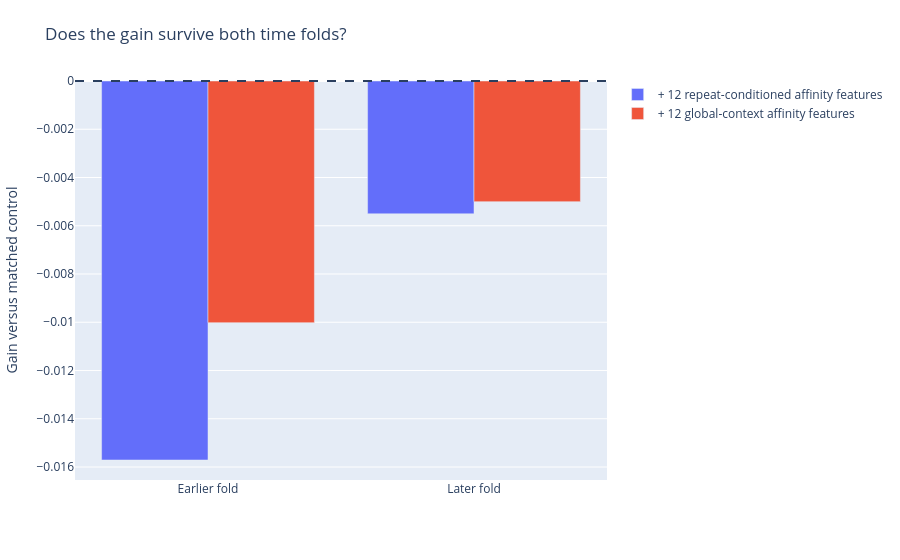

Here is the notebook cell this chart was saved with:
### Markdown cell above
## Earlier and later fold gains

### Code cell
view.show_chart(3)

### Figure 1 — Plotly figure (JSON) as saved in the notebook; plotly's stock layout.template omitted (floating-point values rounded to 4 significant figures)
{"data": [{"name": "+ 12 repeat-conditioned affinity features", "type": "bar", "x": ["Earlier fold", "Later fold"], "y": [-0.01571, -0.005504]}, {"name": "+ 12 global-context affinity features", "type": "bar", "x": ["Earlier fold", "Later fold"], "y": [-0.01002, -0.005]}], "layout": {"barmode": "group", "margin": {"b": 80, "l": 65, "r": 35, "t": 80}, "shapes": [{"line": {"dash": "dash"}, "type": "line", "x0": 0, "x1": 1, "xref": "x domain", "y0": 0, "y1": 0, "yref": "y"}], "title": {"text": "Does the gain survive both time folds?"}, "yaxis": {"title": {"text": "Gain versus matched control"}}}}
